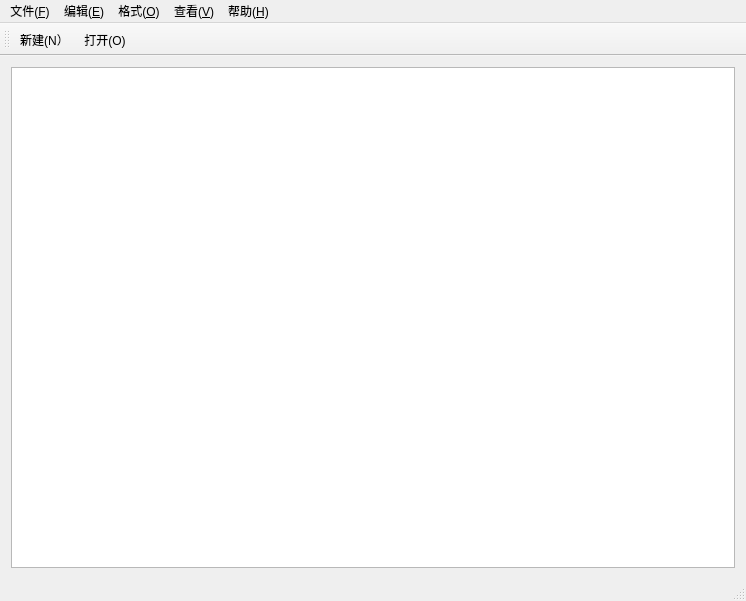
<?xml version="1.0" encoding="UTF-8"?>
<ui version="4.0">
 <class>EasyNote</class>
 <widget class="QMainWindow" name="EasyNote">
  <property name="geometry">
   <rect>
    <x>0</x>
    <y>0</y>
    <width>746</width>
    <height>601</height>
   </rect>
  </property>
  <property name="windowTitle">
   <string>EasyNote</string>
  </property>
  <widget class="QWidget" name="centralWidget">
   <layout class="QVBoxLayout" name="verticalLayout">
    <item>
     <widget class="QPlainTextEdit" name="contentTextEdit">
      <property name="font">
       <font>
        <family>新宋体</family>
        <pointsize>14</pointsize>
       </font>
      </property>
     </widget>
    </item>
   </layout>
  </widget>
  <widget class="QMenuBar" name="menuBar">
   <property name="geometry">
    <rect>
     <x>0</x>
     <y>0</y>
     <width>746</width>
     <height>30</height>
    </rect>
   </property>
   <widget class="QMenu" name="fileMenu">
    <property name="title">
     <string>文件(&amp;F)</string>
    </property>
    <addaction name="newFileAction"/>
    <addaction name="openFileAction"/>
    <addaction name="saveFileAction"/>
    <addaction name="saveFileAsAction"/>
    <addaction name="separator"/>
    <addaction name="pageSetAction"/>
    <addaction name="printAction"/>
    <addaction name="separator"/>
    <addaction name="quitAciton"/>
   </widget>
   <widget class="QMenu" name="menu_E">
    <property name="title">
     <string>编辑(&amp;E)</string>
    </property>
    <addaction name="action_U_2"/>
    <addaction name="separator"/>
    <addaction name="action_T"/>
    <addaction name="action_C"/>
    <addaction name="action_P_2"/>
    <addaction name="action_L"/>
    <addaction name="separator"/>
    <addaction name="action_F"/>
    <addaction name="action_N"/>
    <addaction name="action_R"/>
    <addaction name="action_G"/>
    <addaction name="separator"/>
    <addaction name="action_A_2"/>
    <addaction name="action_D"/>
   </widget>
   <widget class="QMenu" name="menu_O">
    <property name="title">
     <string>格式(&amp;O)</string>
    </property>
    <addaction name="action_W"/>
    <addaction name="action_F_2"/>
   </widget>
   <widget class="QMenu" name="menu_V">
    <property name="title">
     <string>查看(&amp;V)</string>
    </property>
    <addaction name="action_S_2"/>
   </widget>
   <widget class="QMenu" name="menu_H">
    <property name="title">
     <string>帮助(&amp;H)</string>
    </property>
    <addaction name="action_H"/>
    <addaction name="separator"/>
    <addaction name="action_A_3"/>
   </widget>
   <addaction name="fileMenu"/>
   <addaction name="menu_E"/>
   <addaction name="menu_O"/>
   <addaction name="menu_V"/>
   <addaction name="menu_H"/>
  </widget>
  <widget class="QToolBar" name="mainToolBar">
   <attribute name="toolBarArea">
    <enum>TopToolBarArea</enum>
   </attribute>
   <attribute name="toolBarBreak">
    <bool>false</bool>
   </attribute>
   <addaction name="newFileAction"/>
   <addaction name="openFileAction"/>
  </widget>
  <widget class="QStatusBar" name="statusBar"/>
  <action name="newFileAction">
   <property name="icon">
    <iconset resource="icon.qrc">
     <normaloff>:/icons/新建.png</normaloff>:/icons/新建.png</iconset>
   </property>
   <property name="text">
    <string>新建(&amp;N）</string>
   </property>
   <property name="toolTip">
    <string>创建一个文件</string>
   </property>
   <property name="shortcut">
    <string>Ctrl+N</string>
   </property>
  </action>
  <action name="openFileAction">
   <property name="icon">
    <iconset resource="icon.qrc">
     <normaloff>:/icons/图片.png</normaloff>:/icons/图片.png</iconset>
   </property>
   <property name="text">
    <string>打开(&amp;O)</string>
   </property>
   <property name="shortcut">
    <string>Ctrl+O</string>
   </property>
  </action>
  <action name="saveFileAction">
   <property name="text">
    <string>保存(&amp;S)</string>
   </property>
   <property name="shortcut">
    <string>Ctrl+S</string>
   </property>
  </action>
  <action name="saveFileAsAction">
   <property name="text">
    <string>另存为(&amp;A)</string>
   </property>
  </action>
  <action name="pageSetAction">
   <property name="text">
    <string>页面设置(&amp;U)</string>
   </property>
  </action>
  <action name="printAction">
   <property name="text">
    <string>打印(&amp;P)</string>
   </property>
   <property name="shortcut">
    <string>Ctrl+P</string>
   </property>
  </action>
  <action name="quitAciton">
   <property name="text">
    <string>退出(&amp;X)</string>
   </property>
  </action>
  <action name="action_U_2">
   <property name="text">
    <string>撤销(&amp;U)</string>
   </property>
  </action>
  <action name="action_T">
   <property name="text">
    <string>剪切(&amp;T)</string>
   </property>
  </action>
  <action name="action_C">
   <property name="text">
    <string>复制(&amp;C)</string>
   </property>
  </action>
  <action name="action_P_2">
   <property name="text">
    <string>粘贴(&amp;P)</string>
   </property>
  </action>
  <action name="action_L">
   <property name="text">
    <string>删除(&amp;L)</string>
   </property>
  </action>
  <action name="action_F">
   <property name="text">
    <string>查找(&amp;F)</string>
   </property>
  </action>
  <action name="action_N">
   <property name="text">
    <string>查找下一个(&amp;N)</string>
   </property>
  </action>
  <action name="action_R">
   <property name="text">
    <string>替换(&amp;R)</string>
   </property>
  </action>
  <action name="action_G">
   <property name="text">
    <string>转到(&amp;G)</string>
   </property>
  </action>
  <action name="action_A_2">
   <property name="text">
    <string>全选(&amp;A)</string>
   </property>
  </action>
  <action name="action_D">
   <property name="text">
    <string>日期/时间(&amp;D)</string>
   </property>
  </action>
  <action name="action_W">
   <property name="text">
    <string>自动换行(&amp;W)</string>
   </property>
  </action>
  <action name="action_F_2">
   <property name="text">
    <string>字体(&amp;F)</string>
   </property>
  </action>
  <action name="action_S_2">
   <property name="text">
    <string>状态栏(&amp;S)</string>
   </property>
  </action>
  <action name="action_H">
   <property name="text">
    <string>查看帮助(&amp;H)</string>
   </property>
  </action>
  <action name="action_A_3">
   <property name="text">
    <string>关于记事本(&amp;A)</string>
   </property>
  </action>
 </widget>
 <layoutdefault spacing="6" margin="11"/>
 <resources>
  <include location="icon.qrc"/>
 </resources>
 <connections/>
</ui>
